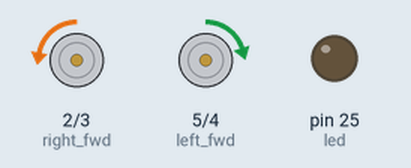
This program was run on a simulated MicroPython board. On the bench: motor-driver pin pairs drawn as motors (green arrow = first pin HIGH = forward, orange = second pin HIGH = backward, longer = more drive), output pins drawn as LEDs (lit = HIGH). WiFi joins after 1.5 s; web requests get an empty 200 reply after 0.4 s; what the program prints to the serial console is not drawn.

Above: at 1.9 s.
At 11.9 s:
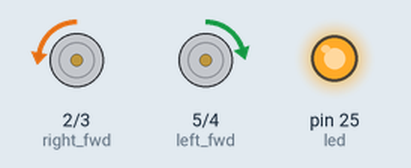
Timing chart, 0 to 14.8 s (numbered marks = the images above):
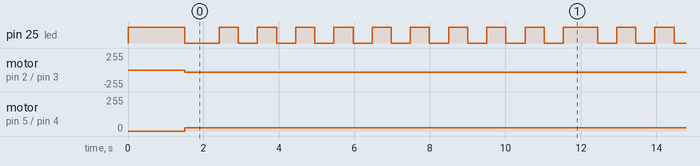

Measured:
- by itself, pin 25 (led): repeats every 20.0 s: 9 × (HIGH 0.51 s, LOW 0.51 s), HIGH 0.91 s, 9 × (LOW 0.51 s, HIGH 0.51 s), LOW 0.91 s
- by itself, motor on pin 2 (right_fwd) / pin 3 (right_rev): stopped → backward 31/255 at 1.5 s
- by itself, motor on pin 5 (left_fwd) / pin 4 (left_rev): stopped → forward 24/255 at 1.5 s

The program:

main.py
```python
from machine import Pin, PWM
import network
import time
import urequests
import ujson
import gc
import config

# ピン定義
LEFT_FWD_PIN = 5
LEFT_REV_PIN = 4
RIGHT_FWD_PIN = 2
RIGHT_REV_PIN = 3

SENSOR_PINS = [22, 21, 28, 27, 26, 18, 17, 16]
LED_PIN = "LED"

# 走行パラメータ
BASE_SPEED = 8000
LEFT_MOTOR_CORRECTION = 0.77
RIGHT_MOTOR_CORRECTION = 1.0

# ライントレース制御パラメータ
KP = 9000
KD = 3000
WEIGHTS = [-7, -5, -3, -1, 1, 3, 5, 7]

# WiFi/テレメトリ設定
TELEMETRY_INTERVAL_MS = 2000  # 2000ms(2秒)ごとに送信（メモリ負荷軽減）
TELEMETRY_URL = config.API_URL
REQUEST_TIMEOUT = 5

# グローバル変数（テレメトリ用）
wlan = None
current_sensor_values = [0] * 8
current_left_speed = 0
current_right_speed = 0
current_error = 0
current_turn = 0

# モーター初期化
left_fwd = PWM(Pin(LEFT_FWD_PIN))
left_rev = PWM(Pin(LEFT_REV_PIN))
right_fwd = PWM(Pin(RIGHT_FWD_PIN))
right_rev = PWM(Pin(RIGHT_REV_PIN))
for pwm in [left_fwd, left_rev, right_fwd, right_rev]:
    pwm.freq(1000)

# センサー初期化
sensors = [Pin(p, Pin.IN, Pin.PULL_UP) for p in SENSOR_PINS]

# LED初期化
led = Pin(LED_PIN, Pin.OUT)
led.value(1)


# WiFi接続関数
def connect_wifi():
    """WiFiに接続（高速版）"""
    global wlan

    print("=" * 50)
    print("WiFi接続開始")
    print("=" * 50)

    wlan = network.WLAN(network.STA_IF)
    wlan.active(True)

    if not wlan.isconnected():
        print(f"接続中: {config.SSID}")
        wlan.connect(config.SSID, config.PASSWORD)

        # 接続を最大5秒待機（高速化）
        timeout = 5
        while not wlan.isconnected() and timeout > 0:
            print(".", end="")
            time.sleep(0.5)  # 待機時間を短縮
            timeout -= 0.5

        print()

    if wlan.isconnected():
        ip = wlan.ifconfig()[0]
        print(f"✅ WiFi接続成功!")
        print(f"   IPアドレス: {ip}")
        print(f"   サーバー: {TELEMETRY_URL}")
        gc.collect()
        return True
    else:
        print("❌ WiFi接続失敗（タイムアウト）")
        print("   ライントレースは続行します")
        return False

# テレメトリ送信関数
def send_telemetry():
    """テレメトリデータを送信（メモリ最適化版）"""
    try:
        # 送信前にメモリ解放
        gc.collect()

        # データを最小限に（WiFi情報を削除してメモリ削減）
        data = {
            "timestamp": time.ticks_ms(),
            "sensors": current_sensor_values,
            "motor": {
                "left_speed": current_left_speed,
                "right_speed": current_right_speed
            },
            "control": {
                "error": current_error,
                "turn": current_turn,
                "base_speed": BASE_SPEED
            }
        }

        json_data = ujson.dumps(data)
        headers = {'Content-Type': 'application/json'}

        response = urequests.post(
            TELEMETRY_URL,
            data=json_data,
            headers=headers,
            timeout=REQUEST_TIMEOUT
        )

        status = response.status_code
        response.close()

        # 送信後すぐにメモリ解放
        del json_data
        del data
        gc.collect()

        return status == 200

    except Exception as e:
        print(f"❌ テレメトリ送信エラー: {e}")
        gc.collect()  # エラー時もメモリ解放
        return False

# モーター制御関数（test_01.pyと同じ）
def set_motors(left_duty, right_duty):
    global current_left_speed, current_right_speed

    left_duty = int(left_duty * LEFT_MOTOR_CORRECTION)
    right_duty = int(right_duty * RIGHT_MOTOR_CORRECTION)

    # PWM範囲に制限（ゼロ許容）
    left_duty = max(0, min(65535, left_duty))
    right_duty = max(0, min(65535, right_duty))

    # グローバル変数に保存（テレメトリ用）
    current_left_speed = left_duty
    current_right_speed = right_duty

    left_fwd.duty_u16(left_duty)
    left_rev.duty_u16(0)

    right_fwd.duty_u16(0)
    right_rev.duty_u16(right_duty)

def stop_motors():
    for pwm in [left_fwd, left_rev, right_fwd, right_rev]:
        pwm.duty_u16(0)
    print("=== モーター停止 ===")

# メインプログラム
def main():
    global current_sensor_values, current_error, current_turn

    print("=" * 50)
    print("ライントレース + WiFi通信版")
    print("=" * 50)

    # WiFi接続（高速化版）
    if not connect_wifi():
        print("WiFi接続をスキップして、ライントレースのみ実行します。")

    print("==" * 50)
    print("=== ライントレース開始（改良版） ===")
    print("   (Ctrl+C で停止)")
    print("=" * 50)

    # メモリ初期化
    gc.collect()

    last_error = 0
    last_debug_time = 0
    last_telemetry_time = 0
    telemetry_success_count = 0
    telemetry_fail_count = 0

    try:
        while True:
            # センサー読み取り（test_01.pyと同じ）
            values = [s.value() for s in sensors]
            current_sensor_values = values

            current_time = time.ticks_ms()

            # デバッグ表示（test_01.pyと同じ）
            if time.ticks_diff(current_time, last_debug_time) > 500:
                last_debug_time = current_time
                led.toggle()
                print("センサー状態:", " ".join(str(v) for v in values))

            # 誤差計算（test_01.pyと同じ）
            detected_count = 0
            weighted_sum = 0.0
            for i in range(8):
                if values[i] == 0:
                    weighted_sum += WEIGHTS[i]
                    detected_count += 1

            if detected_count == 0:
                error = last_error
            else:
                error = -(weighted_sum / detected_count)

            current_error = error

            # PD制御（test_01.pyと同じ）
            error_diff = error - last_error
            turn = int(KP * error + KD * error_diff)
            last_error = error
            current_turn = turn

            # ターン量を制限（test_01.pyと同じ）
            turn = max(-BASE_SPEED, min(BASE_SPEED, turn))

            # 誤差に応じて減速（test_01.pyと同じ）
            speed_factor = max(0.3, 1.0 - abs(error)/10)
            left_speed = int((BASE_SPEED - turn) * speed_factor)
            right_speed = int((BASE_SPEED + turn) * speed_factor)

            # モーター制御（test_01.pyと同じ）
            set_motors(left_speed, right_speed)

            # テレメトリ送信（追加機能）
            if time.ticks_diff(current_time, last_telemetry_time) > TELEMETRY_INTERVAL_MS:
                # デバッグ: 送信タイミング到達
                print(f"⏰ 送信タイミング到達（{time.ticks_diff(current_time, last_telemetry_time)}ms経過）")

                if wlan is None:
                    print("⚠️ WiFi未初期化")
                elif not wlan.isconnected():
                    print("⚠️ WiFi切断中 - 再接続を試みます")
                    # WiFi再接続を試みる（ブロッキングしないように短時間で）
                    gc.collect()
                else:
                    # WiFi接続OK - 送信実行
                    last_telemetry_time = current_time
                    print(f"🔄 送信開始...")

                    success = send_telemetry()

                    if success:
                        telemetry_success_count += 1
                        print(f"📤 送信成功 [{telemetry_success_count}] | L:{current_left_speed} R:{current_right_speed} | エラー:{current_error:.2f}")
                    else:
                        telemetry_fail_count += 1
                        print(f"⚠️  送信失敗 [{telemetry_fail_count}]")


            time.sleep_ms(10)

    except KeyboardInterrupt:
        print("\n=== 割り込み検出 ===")

    finally:
        stop_motors()
        led.value(0)
        if wlan:
            wlan.disconnect()
            wlan.active(False)

        print("\n" + "=" * 50)
        print("📊 統計情報")
        print(f"   送信成功: {telemetry_success_count}")
        print(f"   送信失敗: {telemetry_fail_count}")
        print("=" * 50)
        print("=== プログラム終了 ===")

# プログラム実行
if __name__ == "__main__":
    main()
```

config.py
```python
# WiFi設定（iPhoneテザリング）
SSID = "iPhone SG"
PASSWORD = "12345kurisu"

# サーバー設定
# Vercel等のデプロイ先URL、またはローカル開発用IP
# 例: "https://your-project.vercel.app/api/telemetry"
# 例: "http://192.168.1.10:3000/api/telemetry"
API_URL = "https://endra-hub.vercel.app/api/telemetry"
```
